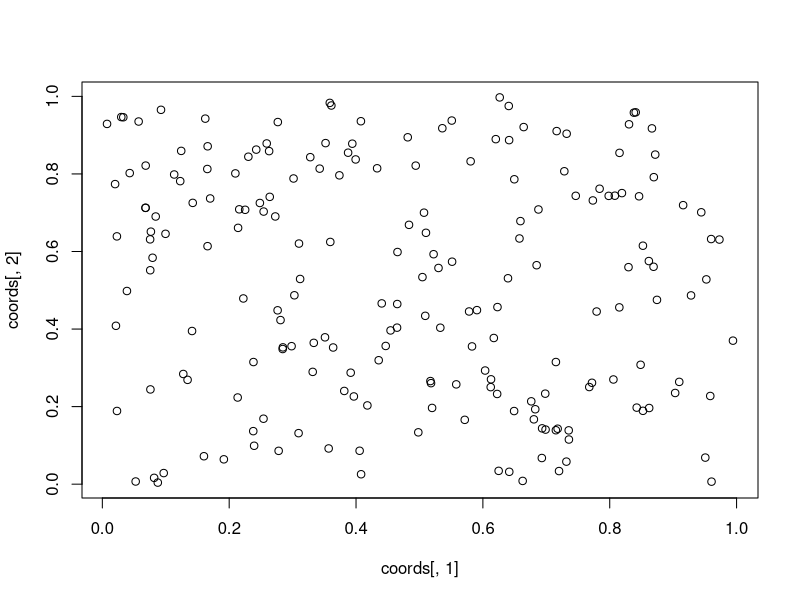

Reproduce this figure in R. (Note: this script raises an error after producing the figure.)

# Exercise 2

# Task 2.1


library(fields)

matern_cov <- function(sigma_sq, phi, h){ # returns the covariance between the two elements of x, assuming Matérn covariance function
  return (sigma_sq*(1+phi*h)*exp(-phi*h))
  
}

C_deriv_phi <- function(sigma_sq, phi, h){
  return (sigma_sq*(2*h+h^2)*exp(-phi*h))
}


mean_value <- function(alpha, x_coord, y_coord){ # returns mu_j, where coord is the coordinate for j
  return (alpha*((x_coord-0.5)+(y_coord-0.5)))
}

N = 200 # number of random sites
sigma_sq = 1
phi = 10
tau_sq = 0.05^2
alpha = 1

x_coords = runif(n=N) # sampling x-coordinates for the random sites
y_coords = runif(n=N) # sampling y-coordinates for the random sites
coords = cbind(x_coords, y_coords) # coordinates of the N random sites
plot(x=coords[,1], y=coords[,2]) # plot of the random sites


# making covariance matrix:

dist_matrix = rdist(coords) # matrix containing distance between every pair of points
Sigma = matrix(data=NA, nrow = N, ncol = N) # covariance matrix of x
Sigma = matern_cov(sigma_sq = sigma_sq, phi = phi, h = dist_matrix) # defining Sigma through the Matérn covariance function


L = chol(Sigma) # L is the cholesky decomposition of the covariance matrix Sigma
z = mvrnorm(n=1, mu=rep(0,N), Sigma=diag(N))
x = L%*%z

mu_vec = mapply(FUN=mean_value, x_coord=coords[,1], y_coord=coords[,2], alpha=1) # 
x = x+mu_vec

y = x+t(rmvnorm(n=1, mean=rep(0,N), sigma=tau_sq*diag(N))) # observations y equals Gaussian field x plus gaussian noise with variance tau^2
plot(x=coords[,1], y=coords[,2]) # plot of the random sites
plot(mu_vec)


df = data.frame(coords, x)
ggplot(df)+geom_point(aes(x=coords[,1], y=coords[,2],color=x))


# Task 2.2

C = Sigma+tau_sq*diag(N)
Q = solve(C)
X = matrix(cbind(rep(1,N), rep(1,N),rep(-1,N)),ncol=3,nrow=N)

sigma_sq_prop = 10
tau_sq_prop = 0.5
phi_prop = 2
alpha_prop = 2
iter = 15

for (i in seq(1, iter)){
  
  beta_prop = alpha_prop
    
  Z_prop = y-X%*%beta_prop
  Sigma_prop = matern_cov(sigma_sq_prop, tau_sq_prop, dist_matrix)
  C_prop = Sigma_prop+tau_sq_prop*diag(N)
  Q_prop = solve(C_prop)
  beta_hat = solve(t(X)%*%Q_prop%*%X)%*%t(X)%*%Q_prop%*%y
  score_vec = rep(0,3)
  hessian = matrix(data=NA, ncol=3, nrow=3)
  
  partial_sigma_sq = C/sigma_sq
  partial_tau_sq = diag(N)
  partial_deriv_phi = C_deriv_phi(sigma_sq, phi, dist_matrix)
  C_partial = c(partial_sigma_sq, partial_tau_sq, partial_deriv_phi)
  
  #score_vec[1] = (-1/(2*sigma_sq))*sum(diag(Q%*%C))+(1/(2*sigma_sq))*t(Z_prop)%*%Q%*%C%*%Q%*%Z_prop
  #score_vec[2] = (-1/2)*sum(diag(Q))+(1/2)*t(Z_prop)%*%Q%*%Q%*%Z_prop
  #score_vec[3] = (1/2)*sum(diag(Q%*%partial_deriv_phi))+(1/2)*t(C)%*%Q%*%partial_deriv_phi%*%Q%*%Z_prop
  
  for (i in c(1,2,3)){
    score_vec[i] = (-1/2)*sum(diag(Q%*%C_partial[i]))+(1/2)*t(Z_prop)%*%Q%*%C_partial[i]%*%Q%*%Z_prop
  }
  
  for (i in c(1,2,3)){
    for (j in c(1,2,3)){
      hessian[i,j] = -(1/2)*sum(diag(Q%*%C_partial[i]%*%Q%*%C_partial[j]))
    }
  }

  
  
  theta_hat = theta_hat + solve(hessian)%*%score_vec

}
X%*%beta

# Task 2.3
